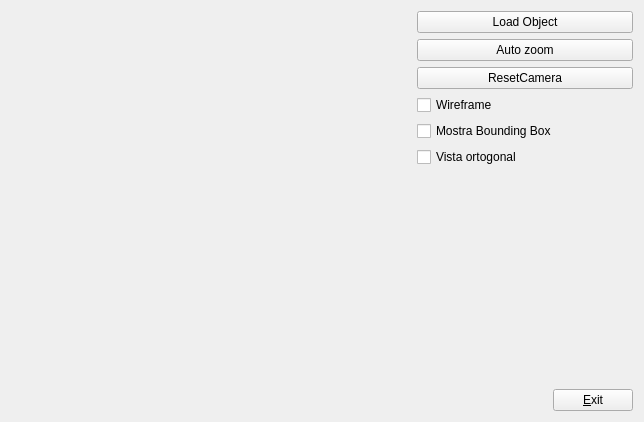
<?xml version="1.0" encoding="UTF-8"?>
<ui version="4.0">
 <class>Principal</class>
 <widget class="QWidget" name="Principal">
  <property name="geometry">
   <rect>
    <x>0</x>
    <y>0</y>
    <width>644</width>
    <height>420</height>
   </rect>
  </property>
  <property name="windowTitle">
   <string>Principal</string>
  </property>
  <layout class="QHBoxLayout" name="horizontalLayout_2">
   <item>
    <widget class="GLWidget" name="gLWidget" native="true">
     <property name="sizePolicy">
      <sizepolicy hsizetype="Expanding" vsizetype="Expanding">
       <horstretch>0</horstretch>
       <verstretch>0</verstretch>
      </sizepolicy>
     </property>
     <property name="minimumSize">
      <size>
       <width>400</width>
       <height>400</height>
      </size>
     </property>
    </widget>
   </item>
   <item>
    <layout class="QVBoxLayout" name="verticalLayout">
     <property name="sizeConstraint">
      <enum>QLayout::SetMinimumSize</enum>
     </property>
     <item>
      <widget class="QPushButton" name="buttonLoadObject">
       <property name="text">
        <string>Load Object</string>
       </property>
      </widget>
     </item>
     <item>
      <widget class="QPushButton" name="buttonAutoZoom">
       <property name="text">
        <string>Auto zoom</string>
       </property>
      </widget>
     </item>
     <item>
      <widget class="QPushButton" name="buttonResetCamera">
       <property name="text">
        <string>ResetCamera</string>
       </property>
      </widget>
     </item>
     <item>
      <widget class="QCheckBox" name="cbWireframe">
       <property name="text">
        <string>Wireframe</string>
       </property>
      </widget>
     </item>
     <item>
      <widget class="QCheckBox" name="mostraBB">
       <property name="text">
        <string>Mostra Bounding Box</string>
       </property>
      </widget>
     </item>
     <item>
      <widget class="QCheckBox" name="cbOrtogonal">
       <property name="text">
        <string>Vista ortogonal</string>
       </property>
      </widget>
     </item>
     <item>
      <spacer name="verticalSpacer">
       <property name="orientation">
        <enum>Qt::Vertical</enum>
       </property>
       <property name="sizeHint" stdset="0">
        <size>
         <width>20</width>
         <height>40</height>
        </size>
       </property>
      </spacer>
     </item>
     <item>
      <layout class="QHBoxLayout" name="horizontalLayout">
       <item>
        <spacer name="horizontalSpacer">
         <property name="orientation">
          <enum>Qt::Horizontal</enum>
         </property>
         <property name="sizeHint" stdset="0">
          <size>
           <width>40</width>
           <height>20</height>
          </size>
         </property>
        </spacer>
       </item>
       <item>
        <widget class="QPushButton" name="pushButton">
         <property name="sizePolicy">
          <sizepolicy hsizetype="Fixed" vsizetype="Fixed">
           <horstretch>0</horstretch>
           <verstretch>0</verstretch>
          </sizepolicy>
         </property>
         <property name="text">
          <string>&amp;Exit</string>
         </property>
        </widget>
       </item>
      </layout>
     </item>
    </layout>
   </item>
  </layout>
 </widget>
 <layoutdefault spacing="6" margin="11"/>
 <customwidgets>
  <customwidget>
   <class>GLWidget</class>
   <extends>QWidget</extends>
   <header>glwidget.h</header>
   <container>1</container>
   <slots>
    <slot>LoadObject()</slot>
    <slot>setCameraLight(bool)</slot>
    <slot>LoadCharacter()</slot>
    <slot>setWireframe(bool)</slot>
    <slot>ResetCamera()</slot>
    <slot>setBBRender(bool)</slot>
    <slot>AutoZoom()</slot>
    <slot>OrthoView(bool)</slot>
   </slots>
  </customwidget>
 </customwidgets>
 <resources/>
 <connections>
  <connection>
   <sender>buttonLoadObject</sender>
   <signal>clicked()</signal>
   <receiver>gLWidget</receiver>
   <slot>LoadObject()</slot>
   <hints>
    <hint type="sourcelabel">
     <x>633</x>
     <y>36</y>
    </hint>
    <hint type="destinationlabel">
     <x>372</x>
     <y>172</y>
    </hint>
   </hints>
  </connection>
  <connection>
   <sender>pushButton</sender>
   <signal>clicked()</signal>
   <receiver>Principal</receiver>
   <slot>close()</slot>
   <hints>
    <hint type="sourcelabel">
     <x>561</x>
     <y>391</y>
    </hint>
    <hint type="destinationlabel">
     <x>643</x>
     <y>306</y>
    </hint>
   </hints>
  </connection>
  <connection>
   <sender>buttonResetCamera</sender>
   <signal>clicked()</signal>
   <receiver>gLWidget</receiver>
   <slot>ResetCamera()</slot>
   <hints>
    <hint type="sourcelabel">
     <x>524</x>
     <y>226</y>
    </hint>
    <hint type="destinationlabel">
     <x>208</x>
     <y>209</y>
    </hint>
   </hints>
  </connection>
  <connection>
   <sender>cbWireframe</sender>
   <signal>toggled(bool)</signal>
   <receiver>gLWidget</receiver>
   <slot>setWireframe(bool)</slot>
   <hints>
    <hint type="sourcelabel">
     <x>524</x>
     <y>223</y>
    </hint>
    <hint type="destinationlabel">
     <x>208</x>
     <y>209</y>
    </hint>
   </hints>
  </connection>
  <connection>
   <sender>mostraBB</sender>
   <signal>toggled(bool)</signal>
   <receiver>gLWidget</receiver>
   <slot>setBBRender(bool)</slot>
   <hints>
    <hint type="sourcelabel">
     <x>524</x>
     <y>175</y>
    </hint>
    <hint type="destinationlabel">
     <x>208</x>
     <y>209</y>
    </hint>
   </hints>
  </connection>
  <connection>
   <sender>buttonAutoZoom</sender>
   <signal>clicked()</signal>
   <receiver>gLWidget</receiver>
   <slot>AutoZoom()</slot>
   <hints>
    <hint type="sourcelabel">
     <x>524</x>
     <y>56</y>
    </hint>
    <hint type="destinationlabel">
     <x>208</x>
     <y>209</y>
    </hint>
   </hints>
  </connection>
  <connection>
   <sender>cbOrtogonal</sender>
   <signal>toggled(bool)</signal>
   <receiver>gLWidget</receiver>
   <slot>OrthoView(bool)</slot>
   <hints>
    <hint type="sourcelabel">
     <x>524</x>
     <y>203</y>
    </hint>
    <hint type="destinationlabel">
     <x>208</x>
     <y>209</y>
    </hint>
   </hints>
  </connection>
 </connections>
</ui>
